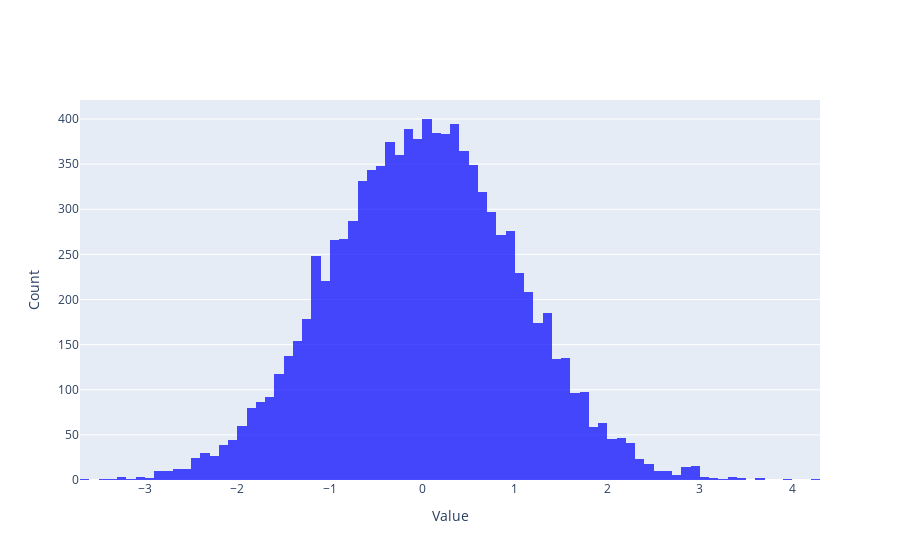
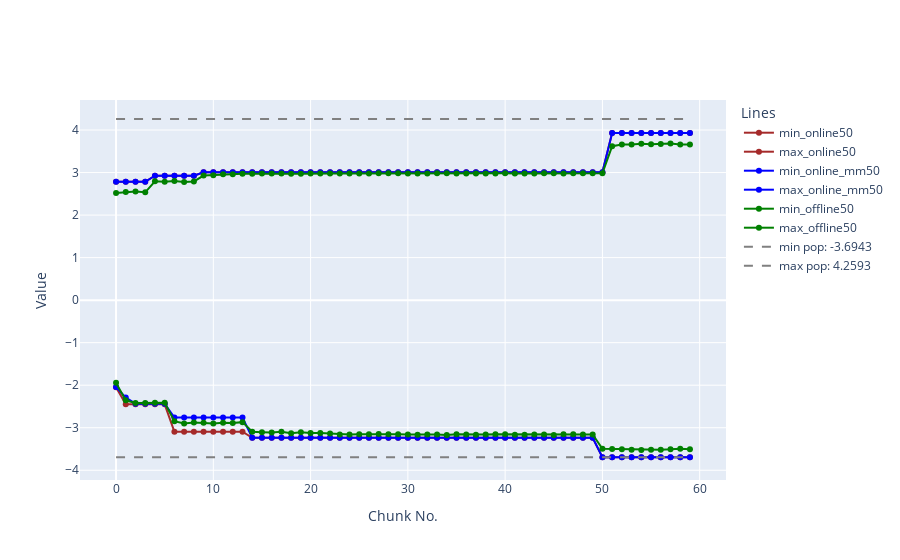
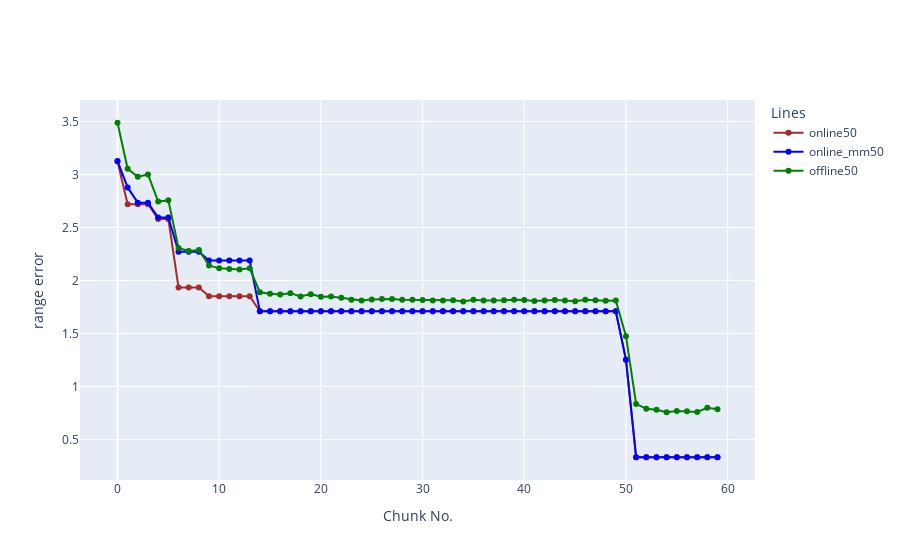
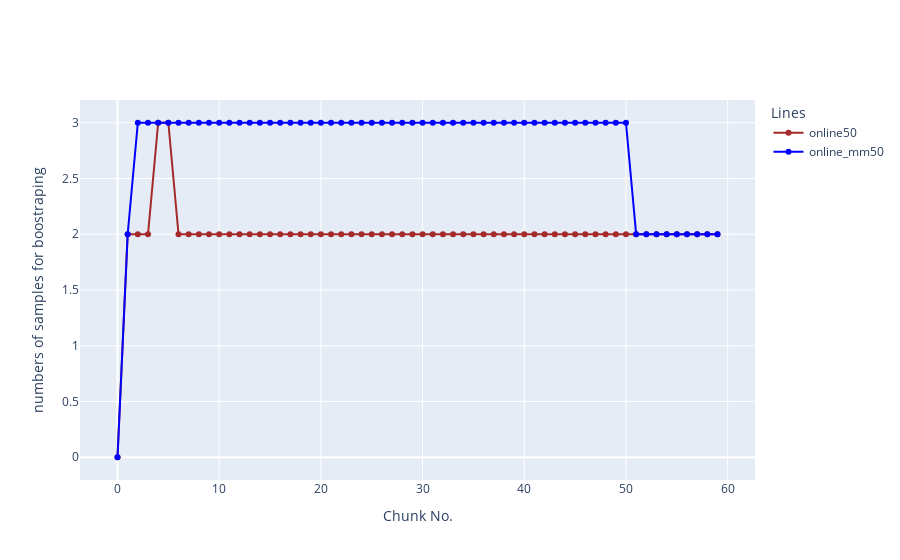

The notebook cell these images were saved under, in order:
### Code cell
"""
# Wiebull
folder_path = './config_sim_data/wiebull/' # folder result.
filename_list = ['wiebullshape1n10000','wiebullshape1n50000','wiebullshape5n10000',
                        'wiebullshape5n50000'] # file names of sample data chunks (.json)

folder_path = './config_sim_data/wald/' # folder result.
filename_list = ['waldm1sd2n10000','waldm1sd05n10000',
                    'waldm3sd2n10000','waldm3sd05n10000',
                    'waldm3sd05n10000']# file names of sample data chunks (.json)

folder_path = './config_sim_data/normal/'
filename_list = ['normalm0sd1n10000','normalm0sd4n10000']
                    
folder_path = './config_sim_data/fdist/' # folder result.
filename_list = ['fdistdfn5dfd10n10000','fdistdfn5dfd15n10000']

folder_path = './config_sim_data/realworld/' # folder result.
filename_list = ['laptop_prices','Electronic_sales_Sep2023-Sep2024','Ecommerce_Sales_Prediction_Dataset',
                 'world_tourism_economy_data']
folder_path = './config_sim_data/realworld/' # folder result.
filename_list = ['laptop_prices','Electronic_sales_Sep2023-Sep2024','Ecommerce_Sales_Prediction_Dataset',
                 'world_tourism_economy_data']
"""
folder_path = './config_sim_data/normal/'
filename_list = ['normalm0sd1n10000','normalm0sd4n10000']

res_all = []
pop_data = []
for filename in filename_list:
# idx = 1
    file_re = folder_path+filename+'_re.pkl' # file results
    file_pop = folder_path+filename # file name of population data.
# load all instances.
    with open(file_re, 'rb') as file:
        loaded_data = pickle.load(file)
    temp = loaded_data['result_all']    
    res_all.append(temp)    
    pop_data.append(pd.read_pickle(file_pop+'.pkl'))    
    pop_min = np.min(pop_data[-1])
    pop_max = np.max(pop_data[-1])
    pop_range = pop_max - pop_min
    print(f'min = {pop_min:.4f} and max = {pop_max:.4f}')
    
    plot_hist(pop_data[-1],filesave=file_pop)
    res = res_all[-1]
    ch_size = list(set([res1.chunk_size for res1 in res]))
    exp_l = []
    exp_r = []
    exp_range = []
    nlearn = []
    name_l = []
    name_r = []
    error_l = []
    error_r = []
    error_range = []
    name = []
    for size in ch_size:
        name_l.append(['min_'+res1.net_name+str(size) for res1 in res if res1.chunk_size==size])
        name_r.append(['max_'+res1.net_name+str(size) for res1 in res if res1.chunk_size==size])
        exp_l.append([res1.exp_l for res1 in res if res1.chunk_size==size])
        exp_r.append([res1.exp_r for res1 in res if res1.chunk_size==size])
        exp_range.append([res1.exp_range for res1 in res if res1.chunk_size==size])
        nlearn.append([[a+b for a,b in zip(res1.nlearnl,res1.nlearnr)] for res1 in res if res1.chunk_size==size])
        name.append([res1.net_name+str(size) for res1 in res if res1.chunk_size==size])
        error_l.append([list(map(lambda x: pop_min - x, res1.exp_l)) for res1 in res if res1.chunk_size==size])
        error_r.append([list(map(lambda x: pop_max - x, res1.exp_r)) for res1 in res if res1.chunk_size==size])
        error_range.append([list(map(lambda x: pop_range - x, res1.exp_range)) for res1 in res if res1.chunk_size==size])    
    popminmax = [pop_min,pop_max]
    for idx in range(len(exp_l)):
        plot_minmax_line(exp_l[idx], exp_r[idx], name_l[idx],name_r[idx], popminmax,filesave=file_pop+name[idx][0])
        plot_err_line(error_range[idx], name[idx],filesave = file_pop+name[idx][0]+'error')
        plot_nlearn_line(nlearn[idx], name[idx], filesave=file_pop+name[idx][0]+'_n')

### Figure 1 — Plotly figure (JSON) as saved in the notebook; plotly's stock layout.template omitted (floating-point values rounded to 4 significant figures; data arrays with more than 128 entries replaced by an {"elided": "..."} marker saying what was removed)
{"data": [{"marker": {"color": "blue", "opacity": 0.7}, "name": "Data Distribution", "nbinsx": 100, "type": "histogram", "x": {"elided": "10000 float values"}}], "layout": {"xaxis": {"title": {"text": "Value"}}, "yaxis": {"title": {"text": "Count"}}}}

### Figure 2 — Plotly figure (JSON) as saved in the notebook; plotly's stock layout.template omitted (floating-point values rounded to 4 significant figures)
{"data": [{"line": {"color": "brown"}, "mode": "lines+markers", "name": "min_online50", "type": "scatter", "x": [0, 1, 2, 3, 4, 5, 6, 7, 8, 9, 10, 11, 12, 13, 14, 15, 16, 17, 18, 19, 20, 21, 22, 23, 24, 25, 26, 27, 28, 29, 30, 31, 32, 33, 34, 35, 36, 37, 38, 39, 40, 41, 42, 43, 44, 45, 46, 47, 48, 49, 50, 51, 52, 53, 54, 55, 56, 57, 58, 59], "y": [-2.046, -2.45, -2.45, -2.45, -2.45, -2.45, -3.095, -3.095, -3.095, -3.095, -3.095, -3.095, -3.095, -3.095, -3.238, -3.238, -3.238, -3.238, -3.238, -3.238, -3.238, -3.238, -3.238, -3.238, -3.238, -3.238, -3.238, -3.238, -3.238, -3.238, -3.238, -3.238, -3.238, -3.238, -3.238, -3.238, -3.238, -3.238, -3.238, -3.238, -3.238, -3.238, -3.238, -3.238, -3.238, -3.238, -3.238, -3.238, -3.238, -3.238, -3.694, -3.694, -3.694, -3.694, -3.694, -3.694, -3.694, -3.694, -3.694, -3.694]}, {"line": {"color": "brown"}, "mode": "lines+markers", "name": "max_online50", "type": "scatter", "x": [0, 1, 2, 3, 4, 5, 6, 7, 8, 9, 10, 11, 12, 13, 14, 15, 16, 17, 18, 19, 20, 21, 22, 23, 24, 25, 26, 27, 28, 29, 30, 31, 32, 33, 34, 35, 36, 37, 38, 39, 40, 41, 42, 43, 44, 45, 46, 47, 48, 49, 50, 51, 52, 53, 54, 55, 56, 57, 58, 59], "y": [2.784, 2.784, 2.784, 2.784, 2.924, 2.924, 2.924, 2.924, 2.924, 3.006, 3.006, 3.006, 3.006, 3.006, 3.006, 3.006, 3.006, 3.006, 3.006, 3.006, 3.006, 3.006, 3.006, 3.006, 3.006, 3.006, 3.006, 3.006, 3.006, 3.006, 3.006, 3.006, 3.006, 3.006, 3.006, 3.006, 3.006, 3.006, 3.006, 3.006, 3.006, 3.006, 3.006, 3.006, 3.006, 3.006, 3.006, 3.006, 3.006, 3.006, 3.006, 3.927, 3.927, 3.927, 3.927, 3.927, 3.927, 3.927, 3.927, 3.927]}, {"line": {"color": "blue"}, "mode": "lines+markers", "name": "min_online_mm50", "type": "scatter", "x": [0, 1, 2, 3, 4, 5, 6, 7, 8, 9, 10, 11, 12, 13, 14, 15, 16, 17, 18, 19, 20, 21, 22, 23, 24, 25, 26, 27, 28, 29, 30, 31, 32, 33, 34, 35, 36, 37, 38, 39, 40, 41, 42, 43, 44, 45, 46, 47, 48, 49, 50, 51, 52, 53, 54, 55, 56, 57, 58, 59], "y": [-2.043, -2.291, -2.435, -2.435, -2.435, -2.435, -2.759, -2.759, -2.759, -2.759, -2.759, -2.759, -2.759, -2.759, -3.238, -3.238, -3.238, -3.238, -3.238, -3.238, -3.238, -3.238, -3.238, -3.238, -3.238, -3.238, -3.238, -3.238, -3.238, -3.238, -3.238, -3.238, -3.238, -3.238, -3.238, -3.238, -3.238, -3.238, -3.238, -3.238, -3.238, -3.238, -3.238, -3.238, -3.238, -3.238, -3.238, -3.238, -3.238, -3.238, -3.694, -3.694, -3.694, -3.694, -3.694, -3.694, -3.694, -3.694, -3.694, -3.694]}, {"line": {"color": "blue"}, "mode": "lines+markers", "name": "max_online_mm50", "type": "scatter", "x": [0, 1, 2, 3, 4, 5, 6, 7, 8, 9, 10, 11, 12, 13, 14, 15, 16, 17, 18, 19, 20, 21, 22, 23, 24, 25, 26, 27, 28, 29, 30, 31, 32, 33, 34, 35, 36, 37, 38, 39, 40, 41, 42, 43, 44, 45, 46, 47, 48, 49, 50, 51, 52, 53, 54, 55, 56, 57, 58, 59], "y": [2.784, 2.784, 2.784, 2.784, 2.924, 2.924, 2.924, 2.924, 2.924, 3.006, 3.006, 3.006, 3.006, 3.006, 3.006, 3.006, 3.006, 3.006, 3.006, 3.006, 3.006, 3.006, 3.006, 3.006, 3.006, 3.006, 3.006, 3.006, 3.006, 3.006, 3.006, 3.006, 3.006, 3.006, 3.006, 3.006, 3.006, 3.006, 3.006, 3.006, 3.006, 3.006, 3.006, 3.006, 3.006, 3.006, 3.006, 3.006, 3.006, 3.006, 3.006, 3.927, 3.927, 3.927, 3.927, 3.927, 3.927, 3.927, 3.927, 3.927]}, {"line": {"color": "green"}, "mode": "lines+markers", "name": "min_offline50", "type": "scatter", "x": [0, 1, 2, 3, 4, 5, 6, 7, 8, 9, 10, 11, 12, 13, 14, 15, 16, 17, 18, 19, 20, 21, 22, 23, 24, 25, 26, 27, 28, 29, 30, 31, 32, 33, 34, 35, 36, 37, 38, 39, 40, 41, 42, 43, 44, 45, 46, 47, 48, 49, 50, 51, 52, 53, 54, 55, 56, 57, 58, 59], "y": [-1.945, -2.355, -2.421, -2.417, -2.415, -2.414, -2.845, -2.898, -2.875, -2.883, -2.901, -2.884, -2.887, -2.869, -3.094, -3.104, -3.111, -3.097, -3.131, -3.108, -3.127, -3.126, -3.139, -3.157, -3.162, -3.155, -3.151, -3.146, -3.155, -3.155, -3.157, -3.164, -3.162, -3.157, -3.17, -3.156, -3.161, -3.164, -3.162, -3.154, -3.155, -3.168, -3.163, -3.158, -3.161, -3.168, -3.156, -3.156, -3.162, -3.159, -3.496, -3.5, -3.506, -3.516, -3.522, -3.518, -3.515, -3.509, -3.497, -3.506]}, {"line": {"color": "green"}, "mode": "lines+markers", "name": "max_offline50", "type": "scatter", "x": [0, 1, 2, 3, 4, 5, 6, 7, 8, 9, 10, 11, 12, 13, 14, 15, 16, 17, 18, 19, 20, 21, 22, 23, 24, 25, 26, 27, 28, 29, 30, 31, 32, 33, 34, 35, 36, 37, 38, 39, 40, 41, 42, 43, 44, 45, 46, 47, 48, 49, 50, 51, 52, 53, 54, 55, 56, 57, 58, 59], "y": [2.52, 2.545, 2.554, 2.536, 2.794, 2.783, 2.802, 2.776, 2.792, 2.928, 2.938, 2.961, 2.962, 2.969, 2.97, 2.975, 2.975, 2.977, 2.973, 2.975, 2.981, 2.978, 2.979, 2.978, 2.979, 2.979, 2.978, 2.982, 2.981, 2.981, 2.98, 2.977, 2.981, 2.982, 2.982, 2.979, 2.981, 2.979, 2.979, 2.98, 2.983, 2.98, 2.981, 2.981, 2.982, 2.982, 2.979, 2.984, 2.982, 2.983, 2.983, 3.619, 3.658, 3.658, 3.675, 3.666, 3.673, 3.686, 3.658, 3.663]}, {"line": {"color": "grey", "dash": "dash"}, "mode": "lines", "name": "min pop: -3.6943", "type": "scatter", "x": [0, 59], "y": [-3.694, -3.694]}, {"line": {"color": "grey", "dash": "dash"}, "mode": "lines", "name": "max pop: 4.2593", "type": "scatter", "x": [0, 59], "y": [4.259, 4.259]}], "layout": {"legend": {"title": {"text": "Lines"}}, "xaxis": {"title": {"text": "Chunk No."}}, "yaxis": {"title": {"text": "Value"}}}}

### Figure 3 — Plotly figure (JSON) as saved in the notebook; plotly's stock layout.template omitted (floating-point values rounded to 4 significant figures)
{"data": [{"line": {"color": "brown"}, "mode": "lines+markers", "name": "online50", "type": "scatter", "x": [0, 1, 2, 3, 4, 5, 6, 7, 8, 9, 10, 11, 12, 13, 14, 15, 16, 17, 18, 19, 20, 21, 22, 23, 24, 25, 26, 27, 28, 29, 30, 31, 32, 33, 34, 35, 36, 37, 38, 39, 40, 41, 42, 43, 44, 45, 46, 47, 48, 49, 50, 51, 52, 53, 54, 55, 56, 57, 58, 59], "y": [3.123, 2.719, 2.719, 2.719, 2.579, 2.579, 1.934, 1.934, 1.934, 1.852, 1.852, 1.852, 1.852, 1.852, 1.709, 1.709, 1.709, 1.709, 1.709, 1.709, 1.709, 1.709, 1.709, 1.709, 1.709, 1.709, 1.709, 1.709, 1.709, 1.709, 1.709, 1.709, 1.709, 1.709, 1.709, 1.709, 1.709, 1.709, 1.709, 1.709, 1.709, 1.709, 1.709, 1.709, 1.709, 1.709, 1.709, 1.709, 1.709, 1.709, 1.253, 0.3321, 0.3321, 0.3321, 0.3321, 0.3321, 0.3321, 0.3321, 0.3321, 0.3321]}, {"line": {"color": "blue"}, "mode": "lines+markers", "name": "online_mm50", "type": "scatter", "x": [0, 1, 2, 3, 4, 5, 6, 7, 8, 9, 10, 11, 12, 13, 14, 15, 16, 17, 18, 19, 20, 21, 22, 23, 24, 25, 26, 27, 28, 29, 30, 31, 32, 33, 34, 35, 36, 37, 38, 39, 40, 41, 42, 43, 44, 45, 46, 47, 48, 49, 50, 51, 52, 53, 54, 55, 56, 57, 58, 59], "y": [3.127, 2.878, 2.735, 2.735, 2.594, 2.594, 2.27, 2.27, 2.27, 2.188, 2.188, 2.188, 2.188, 2.188, 1.709, 1.709, 1.709, 1.709, 1.709, 1.709, 1.709, 1.709, 1.709, 1.709, 1.709, 1.709, 1.709, 1.709, 1.709, 1.709, 1.709, 1.709, 1.709, 1.709, 1.709, 1.709, 1.709, 1.709, 1.709, 1.709, 1.709, 1.709, 1.709, 1.709, 1.709, 1.709, 1.709, 1.709, 1.709, 1.709, 1.253, 0.3321, 0.3321, 0.3321, 0.3321, 0.3321, 0.3321, 0.3321, 0.3321, 0.3321]}, {"line": {"color": "green"}, "mode": "lines+markers", "name": "offline50", "type": "scatter", "x": [0, 1, 2, 3, 4, 5, 6, 7, 8, 9, 10, 11, 12, 13, 14, 15, 16, 17, 18, 19, 20, 21, 22, 23, 24, 25, 26, 27, 28, 29, 30, 31, 32, 33, 34, 35, 36, 37, 38, 39, 40, 41, 42, 43, 44, 45, 46, 47, 48, 49, 50, 51, 52, 53, 54, 55, 56, 57, 58, 59], "y": [3.488, 3.054, 2.979, 3.001, 2.745, 2.757, 2.306, 2.279, 2.287, 2.142, 2.114, 2.109, 2.104, 2.116, 1.889, 1.874, 1.868, 1.88, 1.85, 1.871, 1.846, 1.85, 1.836, 1.819, 1.812, 1.82, 1.825, 1.826, 1.817, 1.817, 1.817, 1.812, 1.811, 1.814, 1.802, 1.819, 1.812, 1.81, 1.814, 1.819, 1.816, 1.805, 1.81, 1.815, 1.81, 1.803, 1.819, 1.814, 1.809, 1.811, 1.475, 0.8351, 0.7893, 0.7796, 0.7576, 0.7696, 0.7654, 0.7592, 0.7985, 0.7855]}], "layout": {"legend": {"title": {"text": "Lines"}}, "xaxis": {"title": {"text": "Chunk No."}}, "yaxis": {"title": {"text": "range error"}}}}

### Figure 4 — Plotly figure (JSON) as saved in the notebook; plotly's stock layout.template omitted (floating-point values rounded to 4 significant figures)
{"data": [{"line": {"color": "brown"}, "mode": "lines+markers", "name": "online50", "type": "scatter", "x": [0, 1, 2, 3, 4, 5, 6, 7, 8, 9, 10, 11, 12, 13, 14, 15, 16, 17, 18, 19, 20, 21, 22, 23, 24, 25, 26, 27, 28, 29, 30, 31, 32, 33, 34, 35, 36, 37, 38, 39, 40, 41, 42, 43, 44, 45, 46, 47, 48, 49, 50, 51, 52, 53, 54, 55, 56, 57, 58, 59], "y": [0, 2, 2, 2, 3, 3, 2, 2, 2, 2, 2, 2, 2, 2, 2, 2, 2, 2, 2, 2, 2, 2, 2, 2, 2, 2, 2, 2, 2, 2, 2, 2, 2, 2, 2, 2, 2, 2, 2, 2, 2, 2, 2, 2, 2, 2, 2, 2, 2, 2, 2, 2, 2, 2, 2, 2, 2, 2, 2, 2]}, {"line": {"color": "blue"}, "mode": "lines+markers", "name": "online_mm50", "type": "scatter", "x": [0, 1, 2, 3, 4, 5, 6, 7, 8, 9, 10, 11, 12, 13, 14, 15, 16, 17, 18, 19, 20, 21, 22, 23, 24, 25, 26, 27, 28, 29, 30, 31, 32, 33, 34, 35, 36, 37, 38, 39, 40, 41, 42, 43, 44, 45, 46, 47, 48, 49, 50, 51, 52, 53, 54, 55, 56, 57, 58, 59], "y": [0, 2, 3, 3, 3, 3, 3, 3, 3, 3, 3, 3, 3, 3, 3, 3, 3, 3, 3, 3, 3, 3, 3, 3, 3, 3, 3, 3, 3, 3, 3, 3, 3, 3, 3, 3, 3, 3, 3, 3, 3, 3, 3, 3, 3, 3, 3, 3, 3, 3, 3, 2, 2, 2, 2, 2, 2, 2, 2, 2]}], "layout": {"legend": {"title": {"text": "Lines"}}, "xaxis": {"title": {"text": "Chunk No."}}, "yaxis": {"title": {"text": "numbers of samples for boostraping"}}}}
